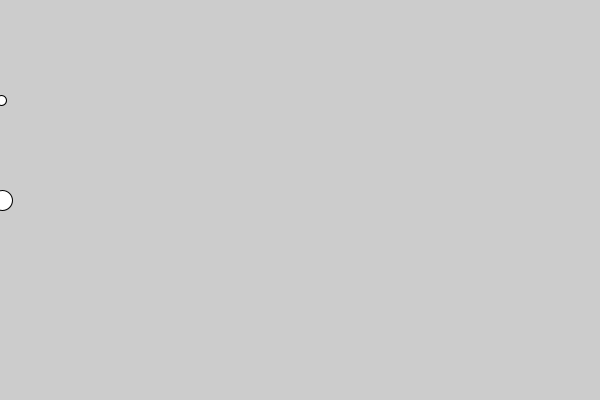
Frame 1 (no input)
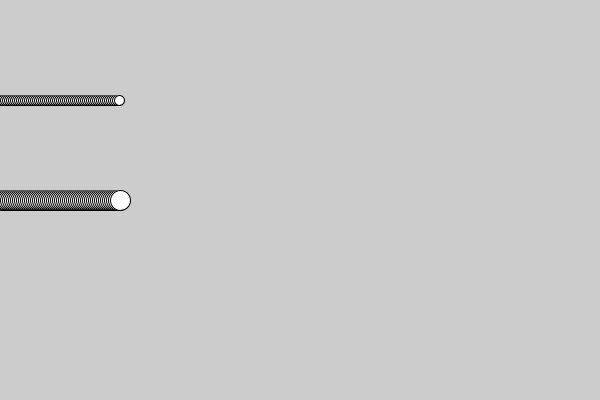
Frame 60 (the mouse pressed at the canvas centre just before this capture)
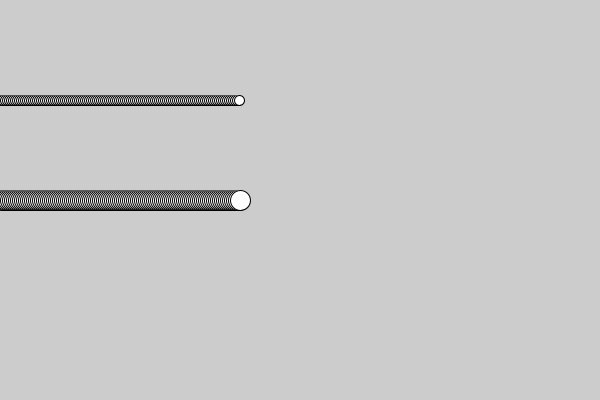
Frame 120 (the mouse held since frame 60 and released just before this capture)

The Processing sketch that drew these frames (run headless with seeded random() and noise(); from frame 60 on, the mouse is pressed at the canvas centre):

// Processing sketch: processing_158065
// ── processing_158065.pde

float px=0;
   void setup(){
     size(600,400);
   }
   void draw()
 {
 if(px<width/2) {
   px++;
 }
  ellipse(px,100,10,10);
 
 
px++;
if(px>width/2){
   px=width/2;
 }
  ellipse(px,200,20,20);
 }
